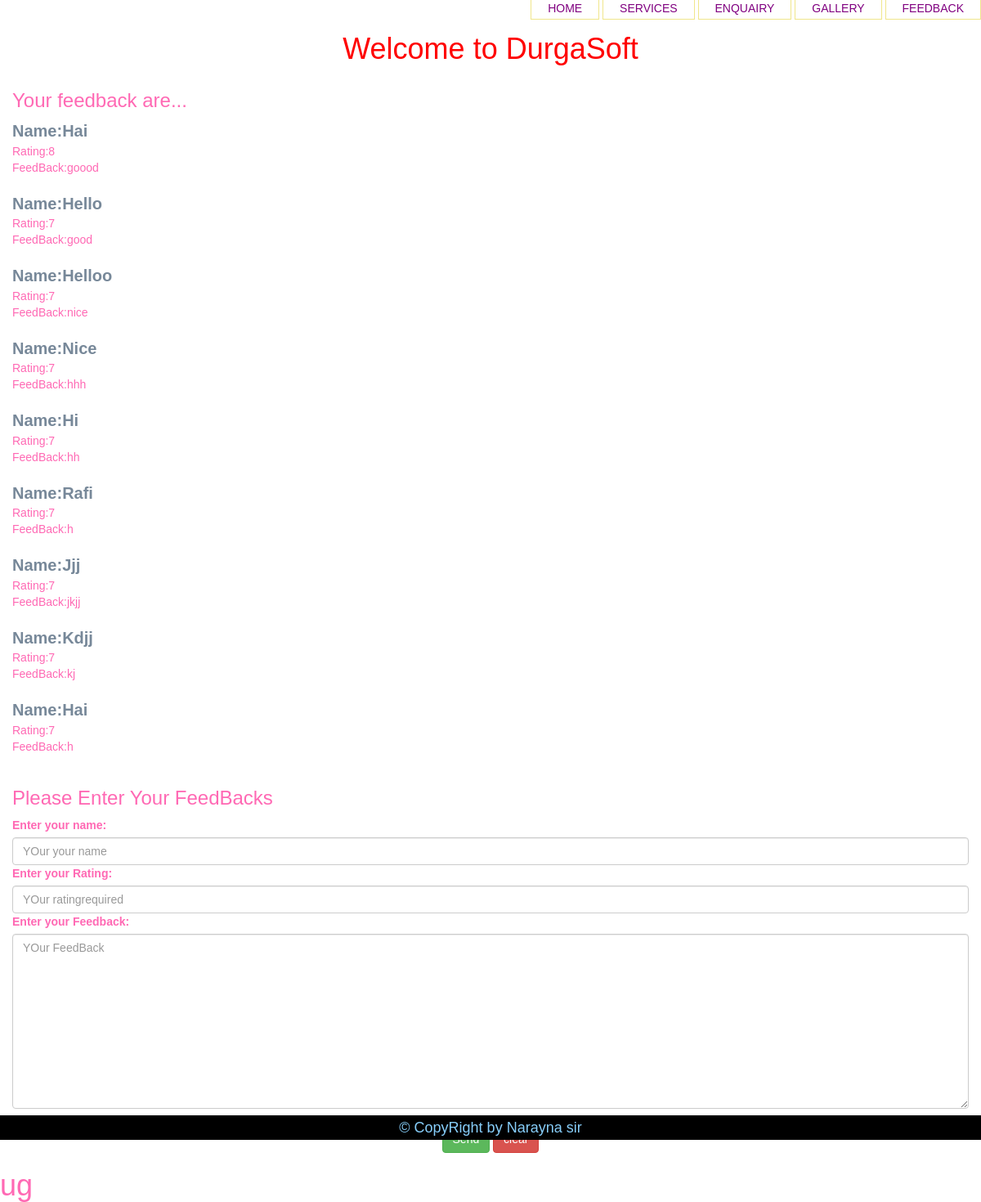
The page /feedback/ on the database its author committed.
### workshopapp/models.py (models this page shows)
class FeedbackData(models.Model):
    name=models.CharField(max_length=100)
    rating=models.IntegerField()
    date=models.DateTimeField()
    feedback=models.CharField(max_length=500)

### workshopapp/views.py (the view)
# urls.py: url(r'^feedback/',views.feedback_view),
def feedback_view(request):
    if request.method=='POST':
        ffrom=Feedbackform(request.POST)
        if ffrom.is_valid():
            name=request.POST.get('name')
            rating=request.POST.get('rating')
            feedback=request.POST.get('feedback')
            data=FeedbackData(name=name,rating=rating,feedback=feedback,date=date1)
            data.save()
            ffrom=Feedbackform()
            fdata=FeedbackData.objects.all()
            return render(request,'feedback.html',{'fform':ffrom,'fdata':fdata})
        else:
            return HttpResponse("Invalid User Data")
    else:
        ffrom=Feedbackform()
        fdata=FeedbackData.objects.all()
        return render(request,'feedback.html',{'fform':ffrom,'fdata':fdata})

### workshopapp/forms.py
class Feedbackform(forms.Form):
    name = forms.CharField(
        label="Enter your name",
        widget=forms.TextInput(
            attrs={
                'class': 'form-control',
                'placeholder': 'YOur your name'
            }
        )
    )
    rating = forms.IntegerField(
        label="Enter your Rating",
        widget=forms.NumberInput(
            attrs={
                'class': 'form-control',
                'placeholder': 'YOur rating'
                'required'
            }
        )
    )
    feedback=forms.CharField(
        label="Enter your Feedback",
        widget=forms.Textarea(
            attrs={
                'class':'form-control',
                'placeholder':'YOur FeedBack'
            }
        )
    )

### templates/feedback.html (shortened to what this page needs)
<!DOCTYPE html>
{% extends "base.html" %}
{% block content %}
<div class="container">
<div class="row">
    {% if fdata %}
    <h3>Your feedback are...</h3>
    {% endif %}
    {% if fdata %}
        {% for i in fdata %}
        {% if i.rating >= 6 and i.rating <= 10%}
        <b>Name:{{ i.name|capfirst }}</b><br>
        Rating:{{ i.rating }}<br>
        FeedBack:{{ i.feedback }}<br><br>
        {% endif %}
        {% endfor %}
    {% else %}
        <h4>NO FeedBack Are Availble</h4>
    {% endif %}
<form method="POST">
    <h3>Please Enter Your FeedBacks</h3>
    {{ fform }}<br>
    <center>
    </center>
</form>
</div>
</div>
    <h1>ug</h1>
{% endblock %}

### templates/base.html (shortened to what this page needs)
<!DOCTYPE html>
{% load staticfiles %}
<html lang="en">
<head>
  <link rel="stylesheet" href="https://maxcdn.bootstrapcdn.com/bootstrap/3.4.0/css/bootstrap.min.css">
<link href="{% static 'css/basc.css' %}" rel="stylesheet">
</head>
<body>
<nav>
    <ul class="menu">
    <li class="menu_items"><a href="/home/">HOME</a> </li>
    <li class="menu_items"><a href="/services/">SERVICES</a> </li>
    <li class="menu_items"><a href="/equairy/">ENQUAIRY</a> </li>
    <li class="menu_items"><a href="/gallery/">GALLERY</a> </li>
    <li class="menu_items"><a href="/feedback/">FEEDBACK</a> </li>
    </ul>
</nav>
<br>
<center><h1 style="text-align: center; color: red;">Welcome to DurgaSoft</h1></center>
{% block content %}
{% endblock %}
<footer>
    <h4 id="footer1">&copy; CopyRight by Narayna sir</h4>
</footer>
</body>
</html>

### workshopapp/static/css/basc.css (style rules this page uses)
body { margin: 0; padding: 0; background-repeat: no-repeat; background-size: cover; font-family: sans-serif; height: 100px; color: hotpink; }
ul { float: right; margin: 0; padding: 0; list-style: none; }
ul li { display: inline-block; }
ul li a { text-decoration:none; color: purple ; display-color:green; padding: 5px 20px; border: 1px solid khaki; }
footer { bottom: 0; position:fixed; width: 100%; height: 8.2%; }
#footer1 { text-align: center; line-height: 0.6%; background-color: black; color: lightskyblue; position: relative; margin-top: 15px; padding: 15px; }

### templates/feedback.html (style rules this page uses)
b { font-size: 20px; color: lightslategrey; }

### rows shown on the page
FeedbackData: name "Hai", rating "8", feedback "goood"
FeedbackData: name "Hello", rating "7", feedback "good"
FeedbackData: name "Helloo", rating "7", feedback "nice"
FeedbackData: name "Nice", rating "7", feedback "hhh"
FeedbackData: name "Hi", rating "7", feedback "hh"
FeedbackData: name "Rafi", rating "7", feedback "h"
FeedbackData: name "Jjj", rating "7", feedback "jkjj"
FeedbackData: name "Kdjj", rating "7", feedback "kj"
FeedbackData: name "Hai", rating "7", feedback "h"
